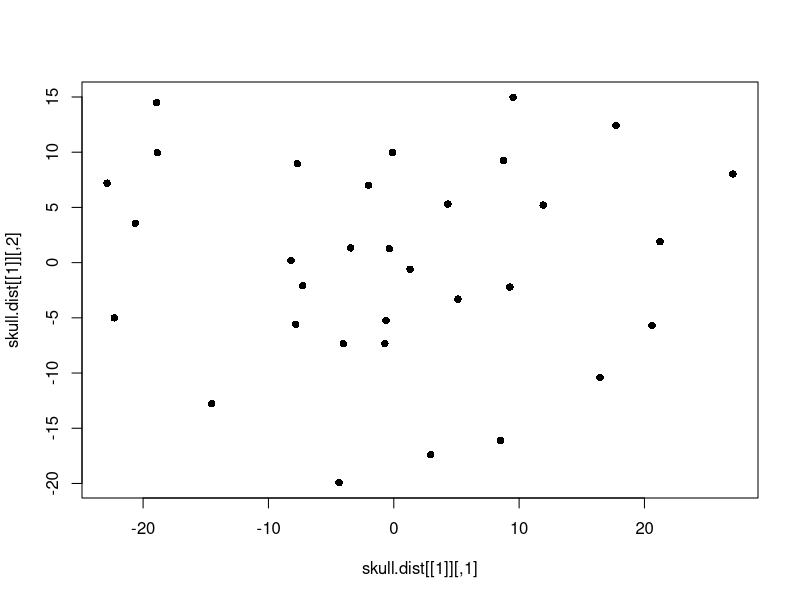

Write R code to recreate this figure. (Note: this script raises an error after producing the figure.)
# fit the data into model
#############################################
logistics_regression <- function(index, skull.test){
  # logistic regression for skull dataset
  glm.fits = glm(formula = Type ~ Length + Breadth + Height + Fheight + Fbreadth, data = skull, subset = -index , family = binomial)
  
  
  # predict 
  glm.probs =predict (glm.fits, newdata = skull.test, type ="response")
  
  glm.pred=rep (0 ,1)
  glm.pred[glm.probs >.5]= 1
  
  table(glm.pred, skull.test$Type)
  
  skull_lr_result = mean(glm.pred== skull.test$Type )
  skull_lr_error = 1 - skull_lr_result
  return(skull_lr_result)
}

#############################################
# knn
KNN <- function(index, skull.test){
  train.X=cbind(Length = skull$Length, Breadth = skull$Breadth, 
                Height = skull$Height, Fheight = skull$Fheight,
                Fbreadth = skull$Fbreadth)[-index ,]
  test.X=cbind(Length = skull$Length, Breadth = skull$Breadth, 
                Height = skull$Height, Fheight = skull$Fheight,
                Fbreadth = skull$Fbreadth)[index ,]
  classification.X = cbind(Type = skull$Type)[-index ,]
  
  knn.pred = knn(train = train.X, test = test.X, cl = classification.X, k = 3, prob = T)

  table(knn.pred, skull.test$Type)

  skull_knn_result = mean(knn.pred== skull.test$Type)
  skull_knn_error = 1 - skull_knn_result
  return(skull_knn_result)
}

###############################################
# LDA
LDA <- function(index, skull.test){
  lda.fit = lda(formula = Type ~ Length + Breadth + Height + Fheight + Fbreadth, data = skull, subset = -index)
  lda.pred=predict (lda.fit , skull.test)
  print(table(as.matrix(lda.pred$class) , skull.test$Type))
  
  skull_LDA_result = mean(lda.pred$class== skull.test$Type)
  skull_LDA_error = 1 - skull_LDA_result
  
  return(skull_LDA_result)
}

#################################################
# QDA

QDA <- function(index, skull.test){
  qda.fit = qda(formula = Type ~ Length + Breadth + Height + Fheight + Fbreadth, data = skull, subset = -index)
  qda.pred=predict (qda.fit , skull.test)
  table(qda.pred$class , skull.test$Type)
  
  skull_QDA_result = mean(qda.pred$class== skull.test$Type)
  skull_QDA_error = 1 - skull_QDA_result
  return(skull_QDA_result)
}


library("MASS")
library("class")
library("ggplot2")

# Dataset 1
########################################################
# data processing
skull = read.table("tibetSkull.data", header = TRUE, na.strings = "?", fill = TRUE, row.names = 1)
# make the label binary data
skull[, 6] = skull[,6] -1

skull_lr_result = 0
skull_knn_result = 0
skull_LDA_result = 0
skull_QDA_result = 0

# separate data into training and testing datasets
for (index in 1:32){
  skull.train = skull[-index,]
  skull.test = skull[index,]
  skull_lr_result = logistics_regression(index, skull.test[-6, ]) + skull_lr_result
  skull_knn_result = KNN(index, skull.test[-6, ]) + skull_knn_result
  skull_LDA_result = LDA(index, skull.test[-6, ]) + skull_LDA_result
  skull_QDA_result = QDA(index, skull.test[-6, ]) + skull_QDA_result
}

skull_lr_result = skull_lr_result / 32
skull_knn_result = skull_knn_result / 32
skull_LDA_result = skull_LDA_result / 32
skull_QDA_result = skull_QDA_result / 32

# check the distance mapping of the features
skull.dist = sammon(dist(skull))
plot(skull.dist[[1]],pch=16)

#plot

ldaModel = predict(lda.fit)
plot(ldaModel$x[, 1], ylab = "coe of LDA")

ggplot(skull.train)+geom_point(aes(1:31, ldaModel$x[, 1], colour = Type), size = 2.5) + xlab("index") + ylab("lda model coe")

